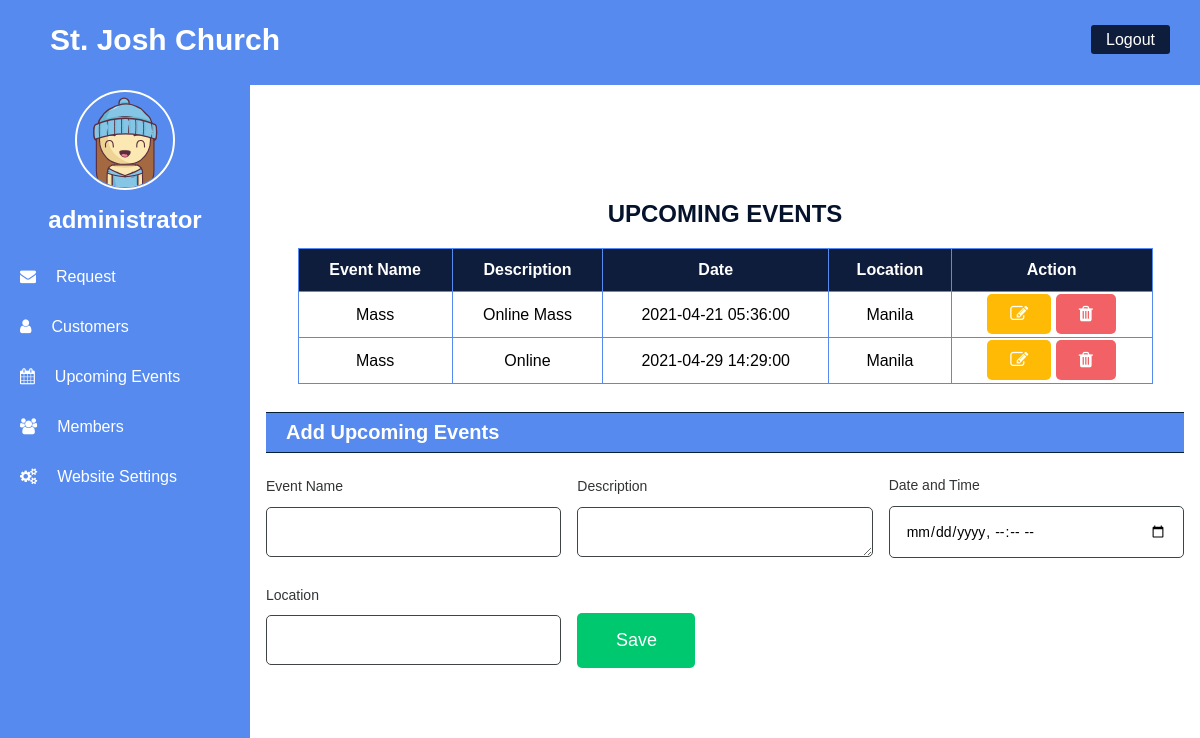
Page /admin/upcoming-events.php (signed in) on the committed database.
### tables this page shows
CREATE TABLE `upcoming_events` (
  `event_id` int(9) NOT NULL,
  `event_name` varchar(200) DEFAULT NULL,
  `event_desc` varchar(300) DEFAULT NULL,
  `event_date` timestamp NULL DEFAULT NULL,
  `location` varchar(200) DEFAULT NULL
);

### admin/function.php (called while the page is built, shortened)
<?php
    function check_login($con){
        if(isset($_SESSION['admin_id']))
        {
            $id = $_SESSION['admin_id'];
            $query = "select * from admin where admin_id = '$id' limit 1";
            $result = mysqli_query($con, $query);
            if($result && mysqli_num_rows($result) > 0)
            {
                $user_data = mysqli_fetch_assoc($result);
                return $user_data;
            }
        }
        die;
    }
?>

### admin/upcoming-events.php (the view, shortened to what this page needs)
<?php
include('config.php');
$update = false;
$name = '';
$desc = '';
$date = '';
$loc = '';
?>
<!DOCTYPE html>
<html lang="en">
<head>
    <link rel="stylesheet" href="./css/style.css?v=<?php echo time(); ?>">
    <link rel="stylesheet" href="https://cdnjs.cloudflare.com/ajax/libs/font-awesome/4.7.0/css/font-awesome.min.css">
</head>
<body>
    <?php include('includes/header.php') ?>
    <?php include('includes/sidebar.php') ?>
    <section class="data">
        <h2>Upcoming Events</h2>
        <table class="table" >
            <thead>
                <th>Event Name</th>
                <th>Description</th>
                <th>Date</th>
                <th>Location</th>
                <th>Action</th>
            </thead>
            <?php
            include ('config.php');
            $query = "select * FROM `upcoming_events`";
             $result = mysqli_query($con, $query);
             while($row = $result->fetch_assoc()){?>
                <tbody>
                    <tr>
                        <td><?php echo $row['event_name'] ?></td>
                        <td><?php echo $row['event_desc'] ?></td>
                        <td><?php echo $row['event_date'] ?></td>
                        <td><?php echo $row['location'] ?></td>
                        <td>
                            <a href="events.php?edit=<?php echo $row['event_id'];?>" class="btns btn-orange" ><i class="fa fa-edit"></i></a>
                            <a href="events.php?delete=<?php echo $row['event_id'];?>" class="btns btn-red"><i class="fa fa-trash"></i></a>
                        </td>
                    </tr>
                </tbody>
             <?php } ?>
        </table>
        <div class="grid">
          <div class="painel">
              <div class="painel-header">
                  <h4 class="painel-title">Add Upcoming Events</h4>
              </div>
              <div class="painel-body">
                <form action="#" class="inline-form" method="post">
                    <div class="group">
                        <label for="#">Event Name</label>
                        <input type="text" value="<?php echo $name ; ?>" name="event_name" value=""required>
                    </div>
                    <div class="group">
                        <label for="#">Description</label>
                        <textarea name="event_desc"  id="event_desc" cols="30" rows="1"><?php echo $desc ; ?></textarea>
                    </div>
                    <div class="group">
                        <label for="#">Date and Time</label>
                        <input type="datetime-local" value="<?php echo $date ?>" name="event_date" id="event_date">
                    </div>
                    <div class="group">
                        <label for="#">Location</label>
                        <input type="text" value="<?php echo $loc ; ?>" name="event_loc">
                    </div>
                    <div class="group">
                        <p>&nbsp;</p>
                        <?php
                        if($update == true):
                    ?>
                     <button type="submit" name="update" class="btns btn-green" style="width: 40%; height:60%;">Update</button>
                     <?php else: ?>
                      <button type="submit" name="save" class="btns btn-green" style="width: 40%;height:60%;">Save</button>
                    <?php endif; ?>
                    </div>
    </section>
</body>
</html>

### admin/includes/sidebar.php (shortened to what this page needs)
<?php
include('config.php');
include('function.php');
$user_data = check_login($con);
?>
<div class="side-menu">
    <center>
        <div class="avatar"><img src="./images/bighead.svg" alt=""></div>
        <br><br>
        <h2><?php echo $user_data['name']?></h2>
    </center>
    <br>
    <a href="request.php" ><i class="fa fa-envelope"></i><span>Request</span></a>
    <a href="customers.php" ><i class="fa fa-user"></i><span>Customers</span></a>
    <a href="upcoming-events.php" ><i class="fa fa-calendar"></i><span>Upcoming Events</span></a>
    <a href="members.php" ><i class="fa fa-users"></i><span>Members</span></a>
    <a href="settings.php" ><i class="fa fa-cogs"></i><span>Website Settings</span></a>
</div>

### admin/css/style.css (style rules this page uses)
* { margin: 0; padding: 0; box-sizing: border-box; text-decoration: none; list-style: none; }
body, input { font-family: sans-serif; }
.side-menu { position: fixed; background: #568aef; width: 250px; height: 100%; margin-top: 80px; }
.data { background: rgb(255, 255, 255); height: 50vh; margin-left: 250px; transform: translateY(50%); z-index: 1; }
.data h2 { color: #05122b; text-align: center; margin-bottom: 20px; text-transform: uppercase; }
.side-menu center .avatar { margin-top: 10px; height: 100px; width: 100px; border-radius: 50%; border: 2px solid #fff; }
.side-menu center .avatar img { width: 100%; object-fit: cover; border-radius: 50%; }
.side-menu h2 { margin-top: -20px; color: #fff; }
.side-menu a { display: block; line-height: 50px; transition: 0.5s; }
.side-menu span, i { font-size: 14pxpx; margin-left: 20px; color: #fff; }
.data .table { width: 90%; border-collapse: collapse; margin: auto; margin-bottom: 20px; z-index: 1; }
.table td, .table th { padding: 12px 15px; border: 1px solid #568aef; text-align: center; font-size: 16px; text-transform: capitalize; }
.table th { background: #0e1d3b; color: #fff; }
.painel { background: #fff; color: #53585d; border-radius: 5px; padding: 0.5rem 1rem; }
.painel-header { display: flex; justify-content: space-between; align-items: center; border-top: 1px solid #051f36; border-bottom: 1px solid #051f36; padding: 0.5rem 0; background: #568aef; }
.painel-header .painel-title { font-size: 20px; color: #fff; margin-left: 20px; }
.painel-body { margin: 1.5rem 0; font-size: 14px; overflow: auto; }
.form label, .inline-form label { font-size: 14px; font-weight: 400; color: #323436; }
.form input, .form select, .inline-form textarea, .inline-form input, .inline-form select { width: 100%; padding: 1rem 1rem; margin: 0.8rem 0; border: 1px solid #3f4446; border-radius: 5px; font-size: 14px; }
.inline-form { display: grid; grid-gap: 1rem; grid-template-columns: repeat(auto-fit, minmax(240px, 1fr)); }
.inline-form .group { display: flex; flex-direction: column; justify-content: center; }
.btns { padding: 10px 3px; height: 50%; border-radius: 5px; font-size: 18px; border: 0; cursor: pointer; }
.btns i { margin-right: 20px; }
.btn-green { background-color: #00c86f; color: #fff; }
.btn-orange { background-color: #ffba05; color: #fff; }
.btn-red { background-color: #f16165; color: #fff; }

### rows in the picture
upcoming_events: event_name "Mass", event_desc "Online Mass", event_date "2021-04-21 05:36:00", location "Manila"
upcoming_events: event_name "Mass", event_desc "Online", event_date "2021-04-29 14:29:00", location "Manila"

### other values in the picture
$user_data['name'] "administrator"
